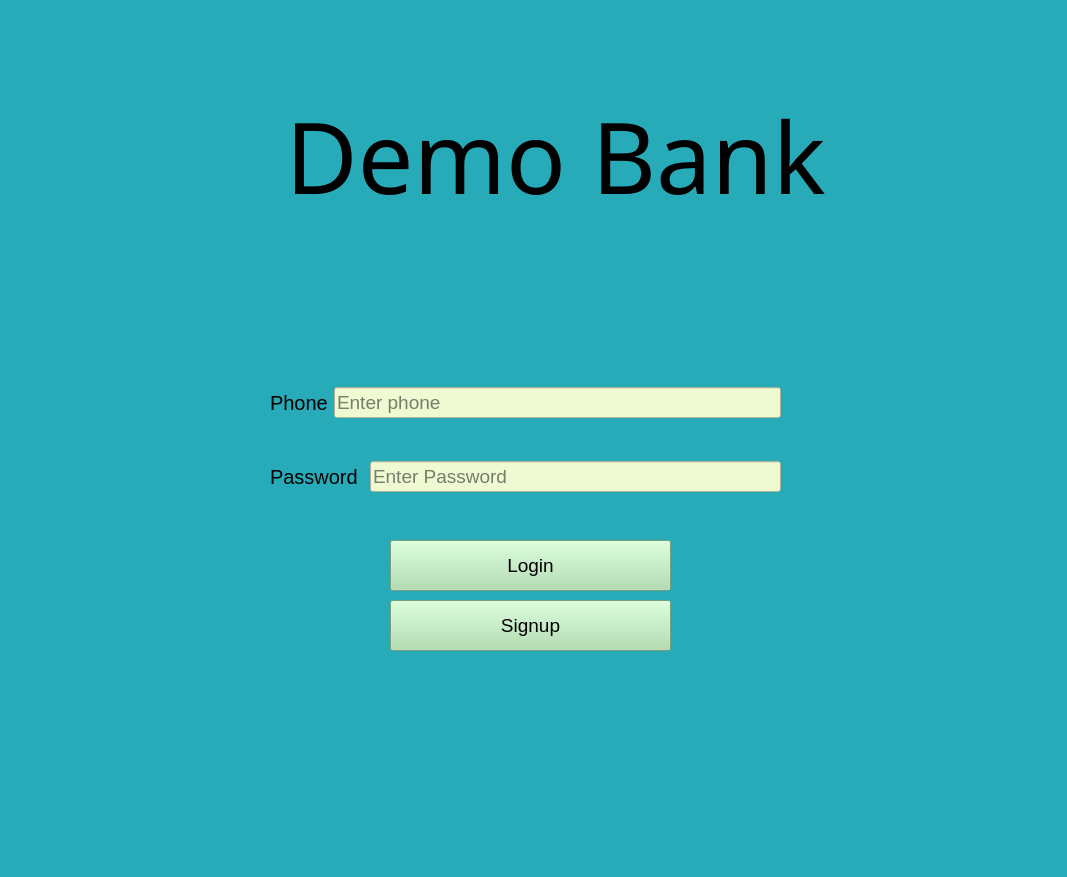
<?xml version="1.0" encoding="UTF-8"?>
<ui version="4.0">
 <class>homePage</class>
 <widget class="QMainWindow" name="homePage">
  <property name="geometry">
   <rect>
    <x>0</x>
    <y>0</y>
    <width>1067</width>
    <height>877</height>
   </rect>
  </property>
  <property name="windowTitle">
   <string>Home</string>
  </property>
  <property name="styleSheet">
   <string notr="true">background-color:rgb(40, 171, 185)</string>
  </property>
  <widget class="QWidget" name="centralwidget">
   <widget class="QPushButton" name="loginBut">
    <property name="geometry">
     <rect>
      <x>390</x>
      <y>540</y>
      <width>281</width>
      <height>51</height>
     </rect>
    </property>
    <property name="font">
     <font>
      <pointsize>14</pointsize>
     </font>
    </property>
    <property name="styleSheet">
     <string notr="true">background-color:rgb(168, 221, 168)</string>
    </property>
    <property name="text">
     <string>Login</string>
    </property>
   </widget>
   <widget class="QPushButton" name="signupBut">
    <property name="geometry">
     <rect>
      <x>390</x>
      <y>600</y>
      <width>281</width>
      <height>51</height>
     </rect>
    </property>
    <property name="font">
     <font>
      <pointsize>14</pointsize>
     </font>
    </property>
    <property name="styleSheet">
     <string notr="true">background-color:rgb(168, 221, 168)</string>
    </property>
    <property name="text">
     <string>Signup</string>
    </property>
   </widget>
   <widget class="QWidget" name="verticalLayoutWidget">
    <property name="geometry">
     <rect>
      <x>270</x>
      <y>350</y>
      <width>511</width>
      <height>181</height>
     </rect>
    </property>
    <layout class="QVBoxLayout" name="verticalLayout">
     <item>
      <layout class="QHBoxLayout" name="horizontalLayout_3">
       <item>
        <widget class="QLabel" name="label">
         <property name="font">
          <font>
           <pointsize>15</pointsize>
          </font>
         </property>
         <property name="text">
          <string>Phone</string>
         </property>
        </widget>
       </item>
       <item>
        <widget class="QLineEdit" name="usernameEnter">
         <property name="font">
          <font>
           <pointsize>14</pointsize>
          </font>
         </property>
         <property name="whatsThis">
          <string/>
         </property>
         <property name="styleSheet">
          <string notr="true">background-color:rgb(239, 250, 211)</string>
         </property>
         <property name="placeholderText">
          <string>Enter phone</string>
         </property>
        </widget>
       </item>
      </layout>
     </item>
     <item>
      <layout class="QHBoxLayout" name="horizontalLayout_4">
       <item>
        <widget class="QLabel" name="label_2">
         <property name="font">
          <font>
           <pointsize>15</pointsize>
          </font>
         </property>
         <property name="text">
          <string>Password </string>
         </property>
        </widget>
       </item>
       <item>
        <widget class="QLineEdit" name="passwordEnter">
         <property name="font">
          <font>
           <pointsize>14</pointsize>
          </font>
         </property>
         <property name="styleSheet">
          <string notr="true">background-color:rgb(239, 250, 211)</string>
         </property>
         <property name="echoMode">
          <enum>QLineEdit::Password</enum>
         </property>
         <property name="placeholderText">
          <string>Enter Password</string>
         </property>
        </widget>
       </item>
      </layout>
     </item>
    </layout>
   </widget>
   <widget class="QLabel" name="label_3">
    <property name="geometry">
     <rect>
      <x>10</x>
      <y>30</y>
      <width>241</width>
      <height>231</height>
     </rect>
    </property>
    <property name="text">
     <string/>
    </property>
    <property name="pixmap">
     <pixmap>Static/pngwing.com.png</pixmap>
    </property>
    <property name="scaledContents">
     <bool>true</bool>
    </property>
   </widget>
   <widget class="QLabel" name="label_4">
    <property name="geometry">
     <rect>
      <x>260</x>
      <y>90</y>
      <width>591</width>
      <height>131</height>
     </rect>
    </property>
    <property name="font">
     <font>
      <family>Monotype Corsiva</family>
      <pointsize>74</pointsize>
     </font>
    </property>
    <property name="text">
     <string>Demo Bank</string>
    </property>
    <property name="alignment">
     <set>Qt::AlignCenter</set>
    </property>
   </widget>
   <widget class="QLabel" name="message">
    <property name="geometry">
     <rect>
      <x>270</x>
      <y>280</y>
      <width>511</width>
      <height>51</height>
     </rect>
    </property>
    <property name="font">
     <font>
      <pointsize>14</pointsize>
     </font>
    </property>
    <property name="styleSheet">
     <string notr="true">color:red</string>
    </property>
    <property name="text">
     <string/>
    </property>
   </widget>
  </widget>
  <widget class="QStatusBar" name="statusbar"/>
 </widget>
 <resources/>
 <connections/>
</ui>
